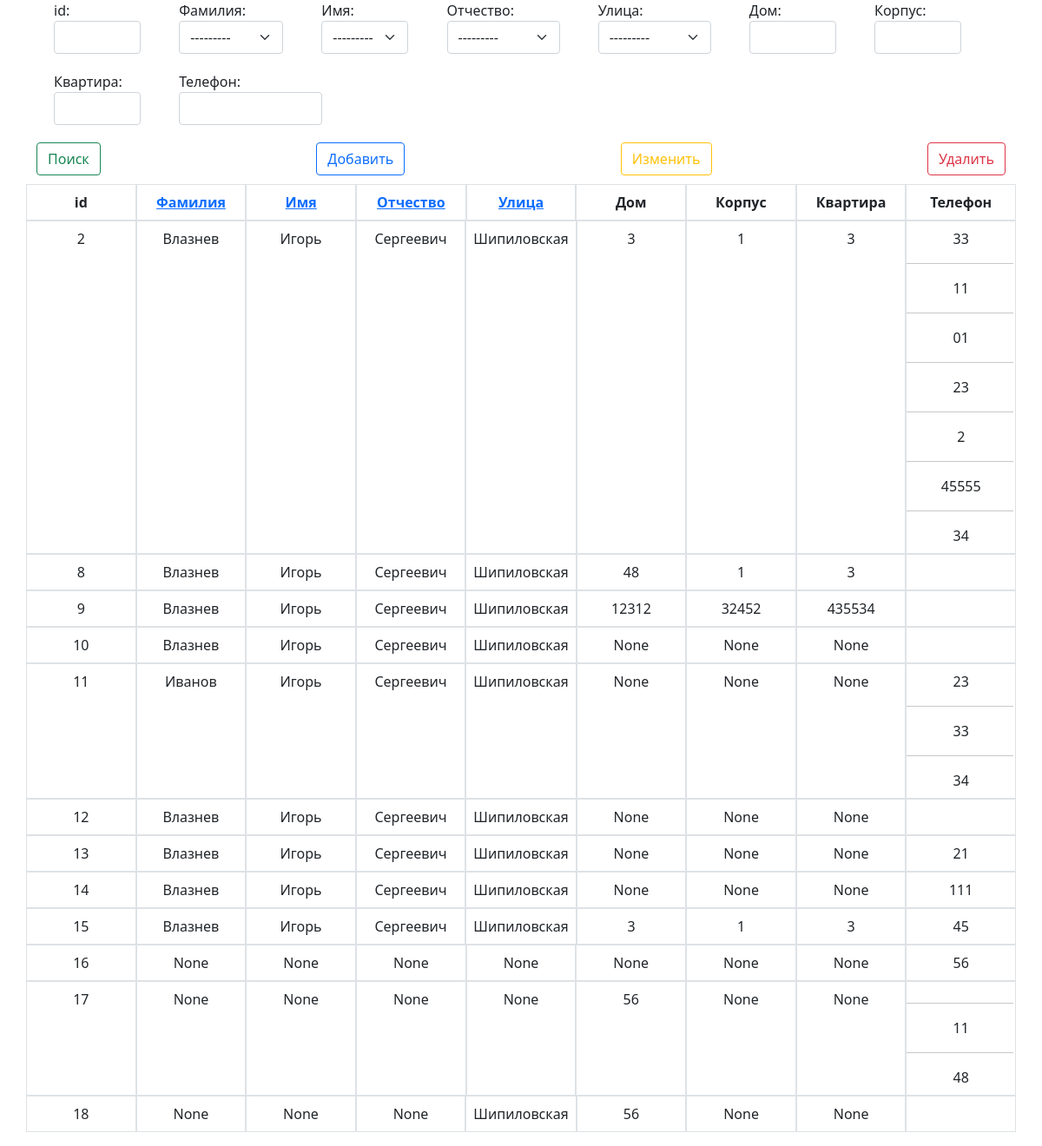
The page / on the database its author committed.
### spravApp/models.py (models this page shows, shortened)
class MainItem(models.Model):
    fam = models.ForeignKey(Fam,on_delete=models.RESTRICT,blank=True,  null=True,verbose_name="Фамилия")
    name = models.ForeignKey(Name,on_delete=models.RESTRICT,blank=True,  null=True, verbose_name="Имя")
    otc = models.ForeignKey(Otc,on_delete=models.RESTRICT,blank=True,  null=True, verbose_name="Отчество")
    street = models.ForeignKey(Street,on_delete=models.RESTRICT,blank=True, null=True, verbose_name="Улица")
    bldn = models.CharField(max_length=5, verbose_name="Дом",null=True,blank=True)
    bldn_k = models.CharField(max_length=5, verbose_name="Корпус",null=True,blank=True)
    appr = models.IntegerField(verbose_name="Квартира",null=True,blank=True)
    tel: list
    def __init__(self, *args, **kwargs):
        super().__init__(*args, **kwargs)
        self.tel = Phones.objects.filter(person=self.id).all()
    def load_phones(self):
        self.tel = Phones.objects.filter(person=self.id).all()
        return self

class Fam(models.Model):
    val = models.CharField(max_length=30, verbose_name="Фамилия", blank=True, null=True, unique=True)
    def __str__(self):
        return self.val

class Name(models.Model):
    val = models.CharField(max_length=30, verbose_name="Имя", blank=True,  null=True, unique=True)
    def __str__(self):
        return self.val

class Otc(models.Model):
    val = models.CharField(max_length=30, verbose_name="Отчество", blank=True, null=True, unique=True)
    def __str__(self):
        return self.val

class Street(models.Model):
    val = models.CharField(max_length=30, verbose_name="Улица", blank=True, null=True, unique=True)
    def __str__(self):
        return self.val

class Phones(models.Model):
    val = models.CharField(max_length=12, verbose_name="Телефон",null=True,blank=True)
    person = models.ForeignKey(MainItem,on_delete=models.CASCADE,blank=True, verbose_name="Контакт")
    def __str__(self):
        return str(self.val)

### spravApp/views.py (the view, shortened to what this page needs)
# urls.py: path('', main, name='main' ),
def main(request):
    if request.method == 'GET':
        MainItems = [i.load_phones() for i in MainItem.objects.all()]
        context = {
            'pageTitle': 'Main',
            'MainItems': MainItems,
            'form': MainItemForm(),
        }
        return render(request, 'main.html', context)

### spravApp/forms.py
class MainItemForm(ModelForm):
    class Meta:
        model = MainItem
        fields = '__all__'
        widgets = {
            'bldn': forms.TextInput(attrs={'class': 'form-control', 'style': 'width: 100px;'}),
            'bldn_k': forms.TextInput(attrs={'class': 'form-control', 'style': 'width: 100px;'}),
            'appr': forms.TextInput(attrs={'class': 'form-control', 'style': 'width: 100px;'}),
            'tel': forms.TextInput(attrs={'class': 'form-control', 'style': 'width: 165px;'}),
            'fam': forms.Select(attrs={'class': 'form-select', 'style': 'width: 120px;'}),
            'name': forms.Select(attrs={'class': 'form-select', 'style': 'width: 100px;'}),
            'otc': forms.Select(attrs={'class': 'form-select', 'style': 'width: 130px;'}),
            'street': forms.Select(attrs={'class': 'form-select', 'style': 'width: 130px;'}),
        }

### templates/main.html (shortened to what this page needs)
{% extends 'index.html' %}
{% block content%}
<div class="container">
    <form method="POST">
        <div class='form' >
            <div>
                <div>
                    <label for="id">id:</label><br>
                    <input type="text" name="id" class="form-control" style="width: 100px; display:inline-block;" id="id_id">
                </div>
            {{form}}
                <div>
                    <label for="tel">Телефон:</label><br>
                    <input type="text" name="tel" class="form-control" style="width: 165px; display:inline-block;" id="id_tel">
                </div>
            </div>
            <div align="right" style="margin-bottom: 10px; margin-right: 66px; display: flex; flex-wrap: nowrap; justify-content: space-between; width: 100%">
                <input type="submit" name="search" class="btn btn-outline-success" value="Поиск">
                <input type="submit" name="add" class="btn btn-outline-primary" value="Добавить">
                <input type="submit" name="change" class="btn btn-outline-warning" value="Изменить">
                <input type="submit" name="delete" class="btn btn-outline-danger" value="Удалить">
            </div>
        </div>
    </form>
    <table class="table table-bordered">
        <tr class="row text-center" style="flex-wrap: nowrap">
            <th class="col">id</th>
            <th class="col"><a class='link' href="{% url 'spravApp:ParentTable' 'Fam'%}">Фамилия</a></th>
            <th class="col"><a class='link' href="{% url 'spravApp:ParentTable' 'Name'%}">Имя</a></th>
            <th class="col"><a class='link' href="{% url 'spravApp:ParentTable' 'Otc'%}">Отчество</a></th>
            <th class="col"><a class='link' href="{% url 'spravApp:ParentTable' 'Street'%}">Улица</a></th>
            <th class="col">Дом</th>
            <th class="col">Корпус</th>
            <th class="col">Квартира</th>
            <th class="col">Телефон</th>
        </tr>
        {% for MainItem in MainItems %}
        <tr class="row text-center" style="flex-wrap: nowrap">
            <td class="col">{{MainItem.id}}</td>
            <td class="col">{{MainItem.fam}}</td>
            <td class="col">{{MainItem.name}}</td>
            <td class="col">{{MainItem.otc}}</td>
            <td class="col">{{MainItem.street}}</td>
            <td class="col">{{MainItem.bldn}}</td>
            <td class="col">{{MainItem.bldn_k}}</td>
            <td class="col">{{MainItem.appr}}</td>
            <td class="col">
                {% if MainItem.tel%}
                    {% for phone in MainItem.tel%}
                    {{phone}}<hr>
                    {%endfor%}
                {%endif%}
            </td>
        </tr>
        {% endfor %}
    </table>
</div>
{% endblock %}

### templates/index.html (shortened to what this page needs)
<!DOCTYPE html>
{% load static %}
<html lang="en">
<head>
    <link rel="stylesheet" href="{% static 'bootstrap.css'%}">
</head>
<body>
    {% block content %}
    {% endblock%}
</body>
</html>

### templates/index.html (style rules this page uses)
.form>div>div { display: inline-table; max-width: 100px; margin-right: 20px; margin-left: 20px; margin-bottom: 20px; }
td>hr { width: 113%; margin-left: -8px; }

### rows shown on the page
MainItem: id "2", fam "Влазнев", name "Игорь", otc "Сергеевич", street "Шипиловская", bldn "3", bldn_k "1", appr "3"
Phones: val "33"
Phones: val "11"
Phones: val "01"
Phones: val "23"
Phones: val "2"
Phones: val "45555"
Phones: val "34"
MainItem: id "8", fam "Влазнев", name "Игорь", otc "Сергеевич", street "Шипиловская", bldn "48", bldn_k "1", appr "3"
MainItem: id "9", fam "Влазнев", name "Игорь", otc "Сергеевич", street "Шипиловская", bldn "12312", bldn_k "32452", appr "435534"
MainItem: id "10", fam "Влазнев", name "Игорь", otc "Сергеевич", street "Шипиловская", bldn "None", bldn_k "None", appr "None"
MainItem: id "11", fam "Иванов", name "Игорь", otc "Сергеевич", street "Шипиловская", bldn "None", bldn_k "None", appr "None"
Phones: val "23"
Phones: val "33"
Phones: val "34"
MainItem: id "12", fam "Влазнев", name "Игорь", otc "Сергеевич", street "Шипиловская", bldn "None", bldn_k "None", appr "None"
MainItem: id "13", fam "Влазнев", name "Игорь", otc "Сергеевич", street "Шипиловская", bldn "None", bldn_k "None", appr "None"
Phones: val "21"
MainItem: id "14", fam "Влазнев", name "Игорь", otc "Сергеевич", street "Шипиловская", bldn "None", bldn_k "None", appr "None"
Phones: val "111"
MainItem: id "15", fam "Влазнев", name "Игорь", otc "Сергеевич", street "Шипиловская", bldn "3", bldn_k "1", appr "3"
Phones: val "45"
MainItem: id "16", fam "None", name "None", otc "None", street "None", bldn "None", bldn_k "None", appr "None"
Phones: val "56"
MainItem: id "17", fam "None", name "None", otc "None", street "None", bldn "56", bldn_k "None", appr "None"
Phones: val "11"
Phones: val "48"
MainItem: id "18", fam "None", name "None", otc "None", street "Шипиловская", bldn "56", bldn_k "None", appr "None"
